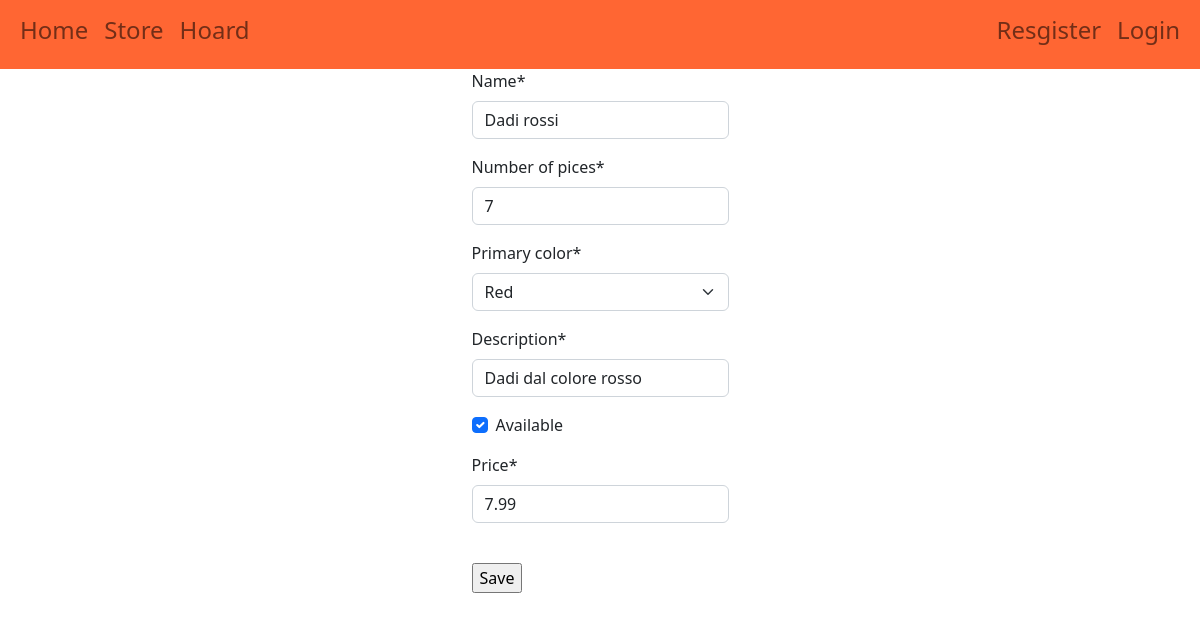
Before: /banch/modify_set/D1/update/ with the older database file.
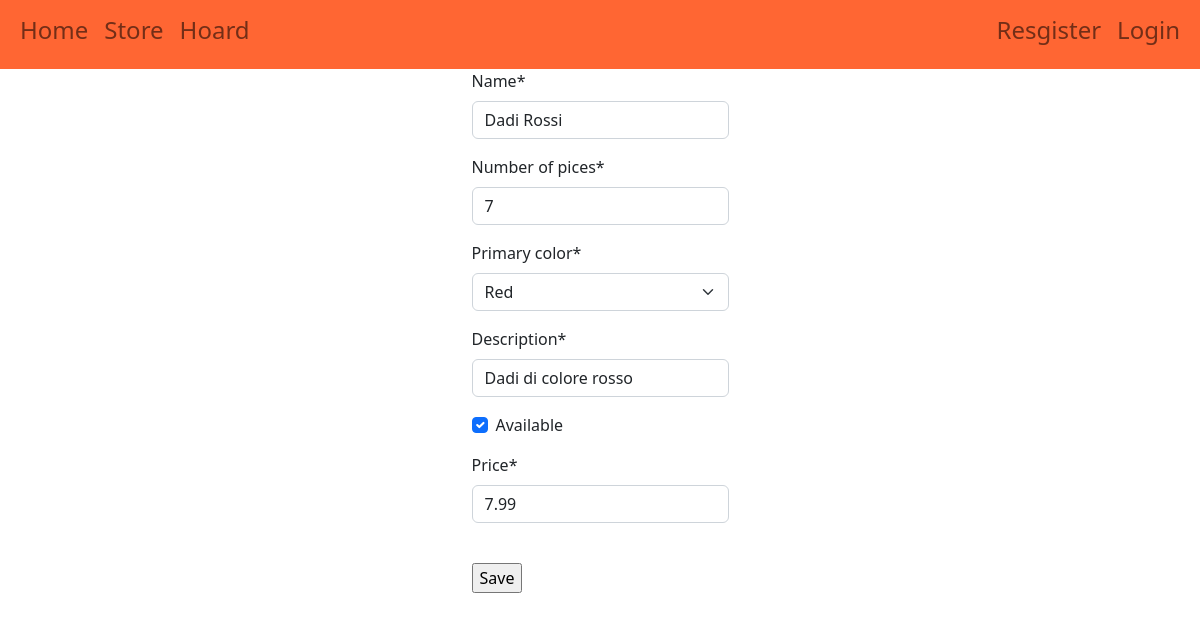
After: the same page with the newer database file.
### store/models.py (models this page shows, shortened)
class Dice(models.Model):
    COLORS = [
        ("R","Red"),
        ("O","Orange"),
        ("Y","Yellow"),
        ("G","Green"),
        ("B","Blue"),
        ("P","Purple"),
        ("N","Black"),
        ("W","White"),
        ("M","Metal"),
    ]
    code = models.CharField(max_length=255, primary_key=True, unique=True)
    name = models.CharField(max_length=50)
    number_of_pices = models.PositiveSmallIntegerField()
    primary_color = models.CharField(max_length=1, choices=COLORS)
    description = models.CharField(max_length=300)
    seller = models.ForeignKey(User,on_delete=models.SET_NULL,null=True)
    available = models.BooleanField()
    price = models.FloatField()
    image = models.ImageField(upload_to='uploads/',null= True)

### banch/views.py (the view, shortened to what this page needs)
# urls.py: path('modify_set/<str:pk>/update/', views.UpdateDiceView.as_view(), name='modify_set'),
class UpdateDiceView(GroupRequiredMixin,UpdateView):
    group_required = ['artigiani']
    model = Dice
    template_name = "banch/modify_set.html"
    fields = [
            "name",
            "number_of_pices",
            'primary_color',
            'description',
            'available',
            'price',
            ]

### templates/banch/modify_set.html
{% extends "base.html" %}
{% block head %}
    {% load crispy_forms_tags %}
{% endblock %}
{% block content %}
    <div class="d-flex justify-content-center ">
       <form method="post">{% csrf_token %}
            {{ form | crispy }}
            <br>
            <input type="submit" value="Save">
        </form>
    </div
{% endblock %}

Changed rows visible on the page:
changed Dice "Red": name "Dadi rossi" → "Dadi Rossi"; description "Dadi dal colore rosso" → "Dadi di colore rosso"
